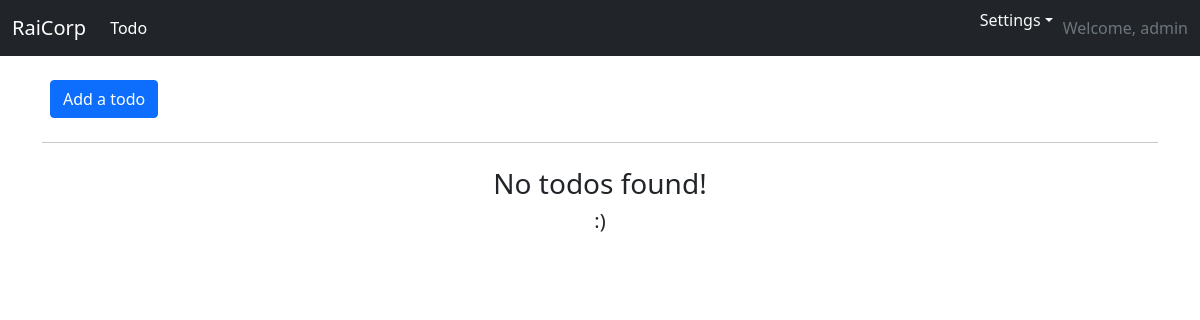
The app's page /todo/ (signed in), older data.
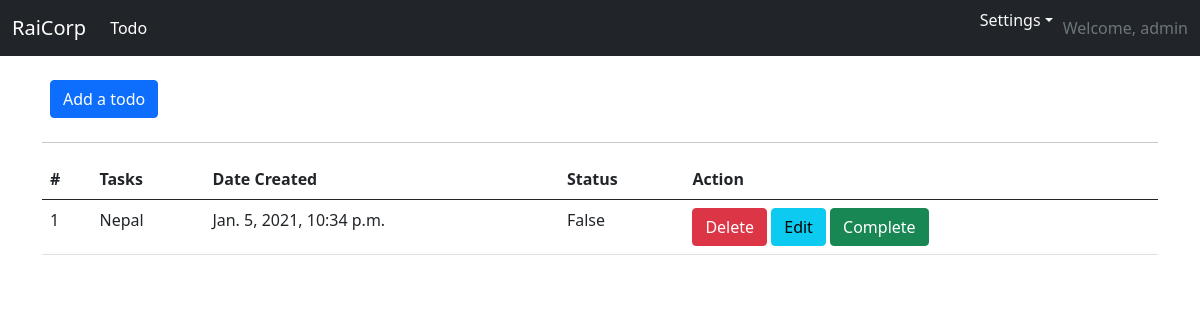
The same page, newer data.
### todo/models.py (models this page shows, shortened)
class Todo(models.Model):
    user = models.ForeignKey(User, on_delete=models.CASCADE, related_name="todo", null=True)
    title = models.TextField()
    created_at = models.DateTimeField(auto_now_add=True)
    completed = models.BooleanField(default=False)

### todo/views.py (the view)
# urls.py: 2. Add a URL to urlpatterns:  path('', Home.as_view(), name='home')
@login_required(login_url='users:login')
def Home(request):
    todos = Todo.objects.filter(user__id=request.user.id).order_by('-created_at')
    context = {
        'todos': todos
    }
    return render(request, 'todohome.html', context)

### templates/todohome.html (shortened to what this page needs)
{% extends 'base.html' %}
{% block content %}
<div class="container mt-3">
  <a href="{% url 'todoadd'%}" class="m-2 btn btn-primary">Add a todo</a>
  <hr>
  {% if todos.exists %}
  <table class="table">
    <thead>
      <tr>
        <th scope="col">#</th>
        <th scope="col">Tasks</th>
        <th scope="col">Date Created</th>
        <th scope="col">Status</th>
        <th scope="col">Action</th>
      </tr>
    </thead>
    <tbody>
      {% for todo in todos %}
      <tr>
        <td scope="row">{{forloop.counter}}</td>
        {% if todo.completed == True %}
        <td><strike>{{todo.title}}</strike></td>
        {% else %}
        <td>{{todo.title}}</td>
        {% endif %}
        <td>{{todo.created_at}}</td>
        <td>{{todo.completed}}</td>
        <td>
          <a ahref="#" type="button" class="btn btn-danger" data-bs-toggle="modal"
            data-bs-target="#todoModal">Delete</a>
          {% if  todo.completed == True %}
          <a href="#" class="btn btn-success disabled">Completed</a>
          <a href="#" class="btn btn-info disabled">Edit</a>
          {% else %}
          <a href="{% url 'todoedit' todo.id %}" class="btn btn-info">Edit</a>
          <a href="{% url 'todocomplete' todo.id %}" class="btn btn-success">Complete</a>
          {% endif %}
        </td>
      </tr>
      {% endfor %}
    </tbody>
  </table>
  {% else %}
      <h3 class="mt-4 text-center">No todos found!</h3>
      <h5 class="text-center">:) </h5>
  {% endif %}
</div>
{% endblock content %}

Row changes from the older to the newer data that the page shows:
added Todo: title "Nepal", created_at "Jan. 5, 2021, 10:34 p.m.", completed "False", shows "Edit"
Text that changed along with them:
text no longer shown: "No todos found! :)"
text now shown: "# Tasks Date Created Status Action"
